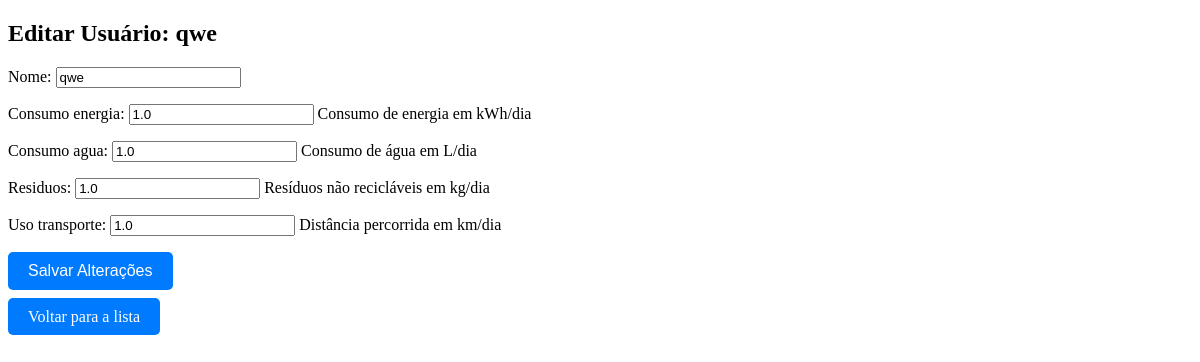
/usuarios/editar/2/, run on the app's committed database.
### sustentabilidade_app/models.py (models this page shows, shortened)
class UsuarioSustentavel(models.Model):
    nome = models.CharField(max_length=100)
    consumo_energia = models.FloatField(help_text="Consumo de energia em kWh/dia")
    consumo_agua = models.FloatField(help_text="Consumo de água em L/dia")
    residuos = models.FloatField(help_text="Resíduos não recicláveis em kg/dia")
    uso_transporte = models.FloatField(help_text="Distância percorrida em km/dia")
    nota_sustentabilidade = models.FloatField(null=True, blank=True)
    data_criacao = models.DateTimeField(auto_now_add=True)

### sustentabilidade_app/views.py (the view)
# urls.py: path('usuarios/editar/<int:id>/', views.editar_usuario, name='editar_usuario'),  # Página de edição
def editar_usuario(request, id):
    usuario = get_object_or_404(UsuarioSustentavel, id=id)
    if request.method == 'POST':
        form = UsuarioForm(request.POST, instance=usuario)
        if form.is_valid():
            form.save()
            return redirect('detalhes_usuario', id=usuario.id)
    else:
        form = UsuarioForm(instance=usuario)
    return render(request, 'editar_usuario.html', {'form': form, 'usuario': usuario})

### sustentabilidade_app/forms.py
class UsuarioForm(forms.ModelForm):
    class Meta:
        model = UsuarioSustentavel
        fields = ['nome', 'consumo_energia', 'consumo_agua', 'residuos', 'uso_transporte']

### sustentabilidade_app/templates/editar_usuario.html (shortened to what this page needs)
<!DOCTYPE html>
<html lang="pt">
<head>
</head>
<body>
    <h2>Editar Usuário: {{ usuario.nome }}</h2>
    <form method="POST">
        {{ form.as_p }}
        <button type="submit" class="btn-editar">Salvar Alterações</button>
    </form>
    <br>
    <a href="{% url 'lista_usuarios' %}" class="btn-editar">Voltar para a lista</a>
</body>
</html>

### sustentabilidade_app/templates/editar_usuario.html (style rules this page uses)
.btn-editar { padding: 10px 20px; background-color: #007BFF; color: white; text-decoration: none; border-radius: 5px; border: none; font-size: 16px; }

### data on the page
UsuarioSustentavel: nome "qwe", consumo_energia "1.0", consumo_agua "1.0", residuos "1.0", uso_transporte "1.0"
